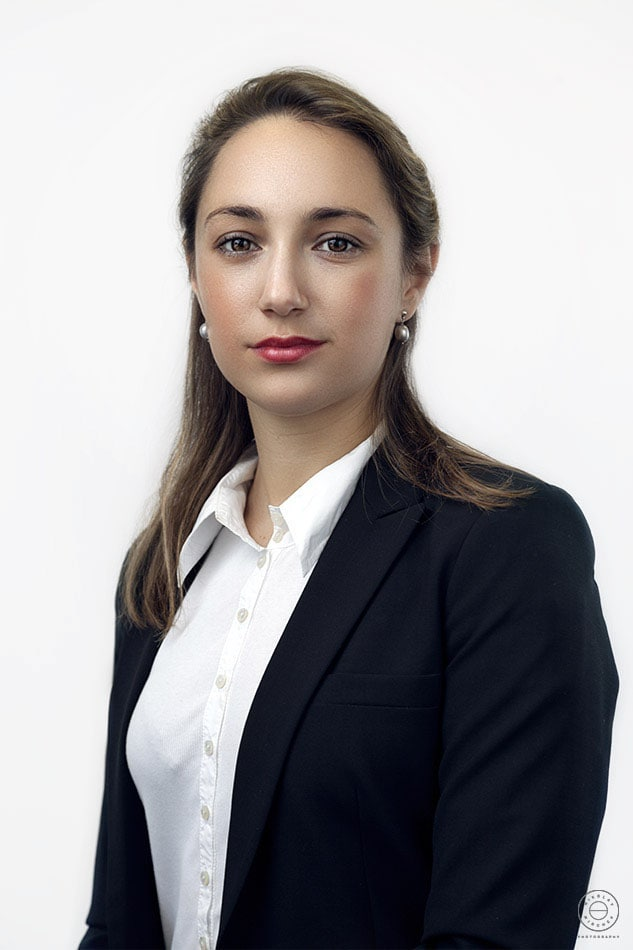
#> input picture Edge Detection/pt.jpg, 633 x 950 px
$ python edgedetection.py
#> lines starting #> are read from the running program, lines starting #| are printed output that depends on the picture; after the words box and inside, x2 and y2 are one past the last pixel; in counts of white or black regions, pixels touching at a corner belong together
import cv2
import numpy as np

img=cv2.imread('pt.jpg')
#> img is the input picture: shape (950, 633, 3); mean B, G, R 155.5, 153.9, 156.8

'''cv2.imshow('Image',img)
k=cv2.waitKey(0) & 0xFF
if k==27:
    cv2.destroyAllWindows()'''

edged = cv2.Canny(img,100,200)
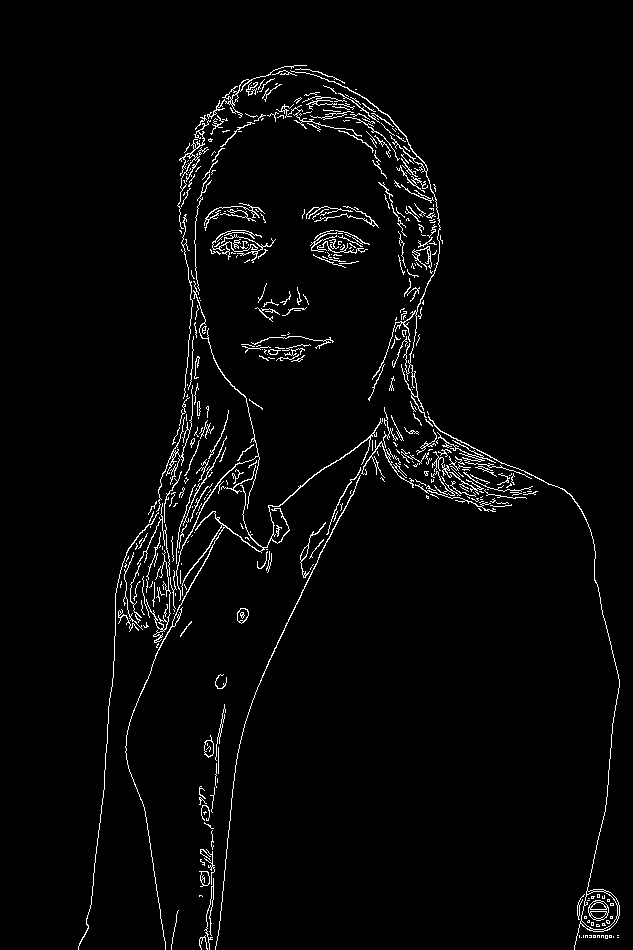
#> edged: shape (950, 633); 2.9% white in thin lines or dots, all inside (x1, y1, x2, y2) = (78, 65, 620, 950)

cv2.imshow('Edge Image',edged)
k=cv2.waitKey(0) & 0xFF
#> (key Esc is pressed here)
if k==27:
    cv2.destroyAllWindows()
